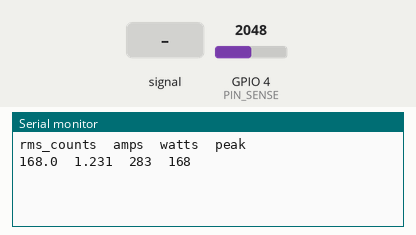
Simulated run of this sketch. Board: ESP32. Shown: the last lines printed to the serial monitor. The test bench sets the inputs (shaded band); at power-on: GPIO 4 (PIN_SENSE) = 2048 (analog values on the 0–4095 scale).

Above: at 2.2 s.
2.3 s: GPIO 4 (PIN_SENSE) fed a 200 Hz sine of ±327 counts around its level
At 3.1 s:
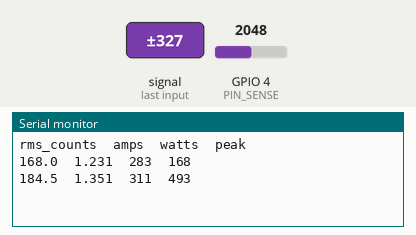
3.8 s: GPIO 4 (PIN_SENSE) set to 2866
At 4.9 s:
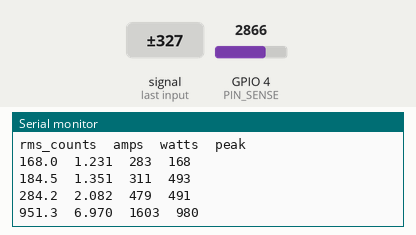
5.3 s: GPIO 4 (PIN_SENSE) set to 3603
At 6.8 s:
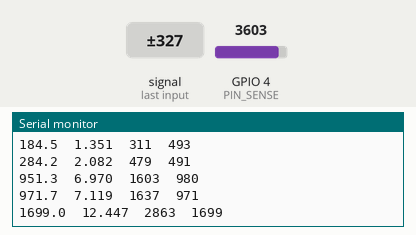
Timing chart, 0 to 8.3 s (numbered marks = the images above; inputs shaded):
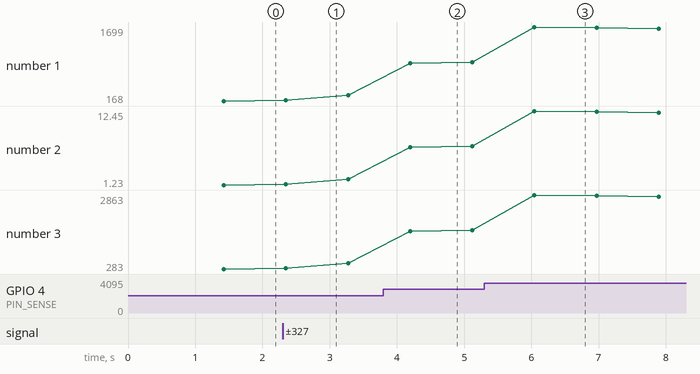

The sketch:

stage1_rms.ino
```cpp
const int PIN_SENSE = 4;
const float BURDEN   = 220.0;
const float CT_RATIO = 2000.0;
const float VREF     = 3.3;
const float ADC_MAX  = 4095.0;

float offset = 1880.0;

float countsToAmps(float rmsCounts) {
  float volts = rmsCounts * (VREF / ADC_MAX);
  return volts * CT_RATIO / BURDEN;
}

void setup() {
  Serial.begin(115200);
  delay(1000);
  analogReadResolution(12);
  analogSetPinAttenuation(PIN_SENSE, ADC_11db);
  Serial.println("rms_counts\tamps\twatts\tpeak");
}

void loop() {
  const int N = 2000;
  double sumSq = 0;
  double sum   = 0;
  int peak     = 0;

  for (int i = 0; i < N; i++) {
    int raw = analogRead(PIN_SENSE);
    sum += raw;
    float d = raw - offset;
    sumSq += d * d;
    if (abs((int)d) > peak) peak = abs((int)d);
    delayMicroseconds(100);
  }

  offset = offset * 0.99 + (sum / N) * 0.01;

  float rmsCounts = sqrt(sumSq / N);
  float amps = countsToAmps(rmsCounts);
  float watts = amps * 230.0;

  Serial.print(rmsCounts, 1); Serial.print('\t');
  Serial.print(amps, 3);      Serial.print('\t');
  Serial.print(watts, 0);     Serial.print('\t');
  Serial.println(peak);

  delay(500);
}
```

Measured:
- after the input at 2.3 s, the serial monitor: prints a new line after 0.05 s (image 1)
- after the input at 3.8 s, the serial monitor: prints a new line after 0.40 s (image 2)
- after the input at 5.3 s, the serial monitor: prints a new line after 0.74 s (image 3)
- plotted number 1: 168 → 284.2 after the input at 2.3 s, 284.2 → 971.7 after the input at 3.8 s, 971.7 → 1583.6 after the input at 5.3 s
- plotted number 2: 1.23 → 2.08 after the input at 2.3 s, 2.08 → 7.12 after the input at 3.8 s, 7.12 → 11.6 after the input at 5.3 s
- plotted number 3: 283 → 479 after the input at 2.3 s, 479 → 1637 after the input at 3.8 s, 1637 → 2668 after the input at 5.3 s
